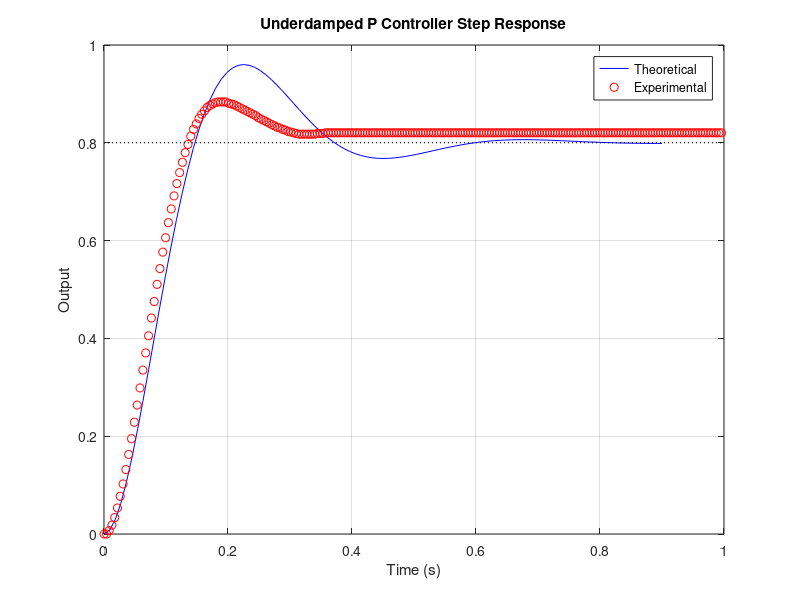
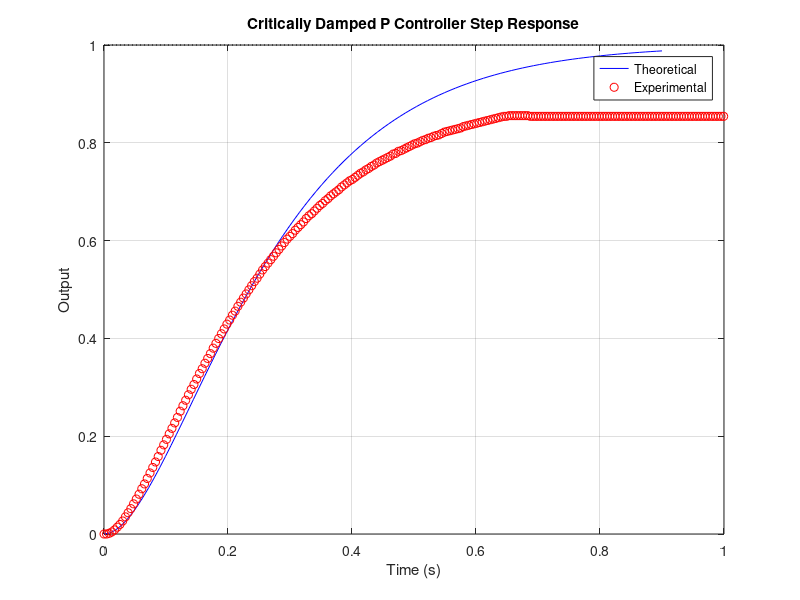
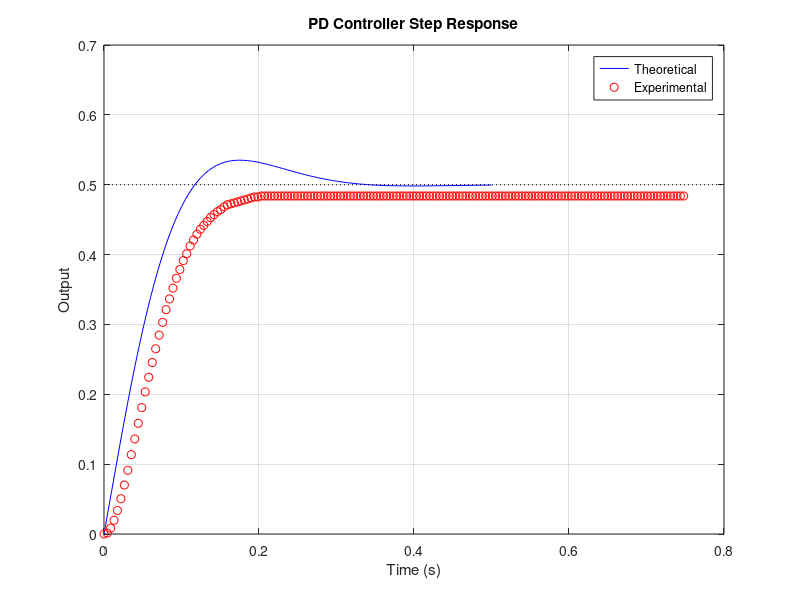
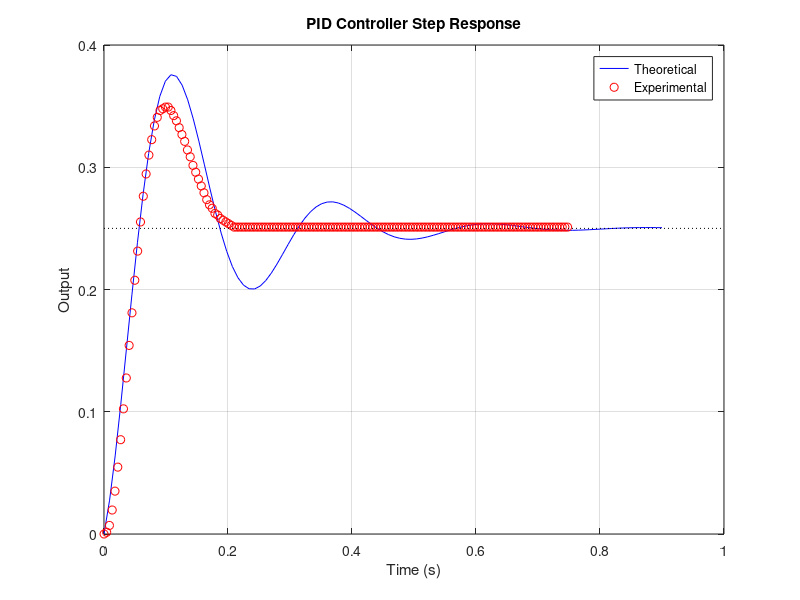

Write MATLAB code to recreate these figures, in order.
clear, clc, close all;


%% Question 1

G_plant = tf(1.4, [.07, 1, 0]);

experimental_underdamped_p = load("UnderDampedPrelabP.mat");
kp_underdamped = 12.27;
step_size_underdamped = .8;
G_underdamped = feedback(kp_underdamped * G_plant, 1);
[y_theo_underdamped, t_theo_underdamped] = step(G_underdamped * step_size_underdamped);

figure;
plot(t_theo_underdamped, y_theo_underdamped, 'b');
hold on
plot(experimental_underdamped_p.time,experimental_underdamped_p.position, 'ro');
line(xlim, [step_size_underdamped, step_size_underdamped], 'Color', 'k', 'LineStyle', ':');
hold off
title('Underdamped P Controller Step Response');
xlabel('Time (s)');
ylabel('Output');
legend('Theoretical', 'Experimental');
grid on;

experimental_critdamped_p = load("CritDampedPrelabP.mat");
kp_critdamped = 2.55;
step_size_critdamped = 1;
G_critdamped = feedback(kp_critdamped * G_plant, 1);
[y_theo_critdamped, t_theo_critdamped] = step(G_critdamped * step_size_critdamped);


figure;
plot(t_theo_critdamped, y_theo_critdamped, 'b');
hold on
plot(experimental_critdamped_p.time, experimental_critdamped_p.position, 'ro');
line(xlim, [step_size_critdamped, step_size_critdamped], 'Color', 'k', 'LineStyle', ':');
hold off
title('Critically Damped P Controller Step Response');
xlabel('Time (s)');
ylabel('Output');
legend('Theoretical', 'Experimental');
grid on;

%% Question 2

experimental_pd = load("PDControlPrelab.mat");
kp_pd = 18.66;
kd_pd = .619;
step_size_pd = .5;

C_pd = pid(kp_pd, 0, kd_pd);

G_closed_pd = feedback(C_pd * G_plant, 1);

% Get theoretical step response
[y_theo_pd, t_theo_pd] = step(G_closed_pd * step_size_pd);

% Plot theoretical and experimental PD step responses
figure;
plot(t_theo_pd, y_theo_pd, 'b');
hold on
plot(experimental_pd.time, experimental_pd.position, 'ro');
line(xlim, [step_size_pd, step_size_pd], 'Color', 'k', 'LineStyle', ':');
title('PD Controller Step Response');
hold off
xlabel('Time (s)');
ylabel('Output');
legend('Theoretical', 'Experimental');
grid on;

%% Question 3

experimental_pid = load("PIDStepResponse.mat");
kp_pid = 40;
ki_pid = 350;
kd_pid = .5;
step_size_pid = .25;

C_pid = pid(kp_pid, ki_pid, kd_pid);

G_closed_pid = feedback(C_pid * G_plant, 1);

[y_theo_pid, t_theo_pid] = step(G_closed_pid * step_size_pid);

% Plot theoretical and experimental PID step responses
figure;
plot(t_theo_pid, y_theo_pid, 'b');
hold on;
plot(experimental_pid.time, experimental_pid.position, 'ro');
line(xlim, [step_size_pid, step_size_pid], 'Color', 'k', 'LineStyle', ':');
hold off;
title('PID Controller Step Response');
xlabel('Time (s)');
ylabel('Output');
legend('Theoretical', 'Experimental');
grid on;